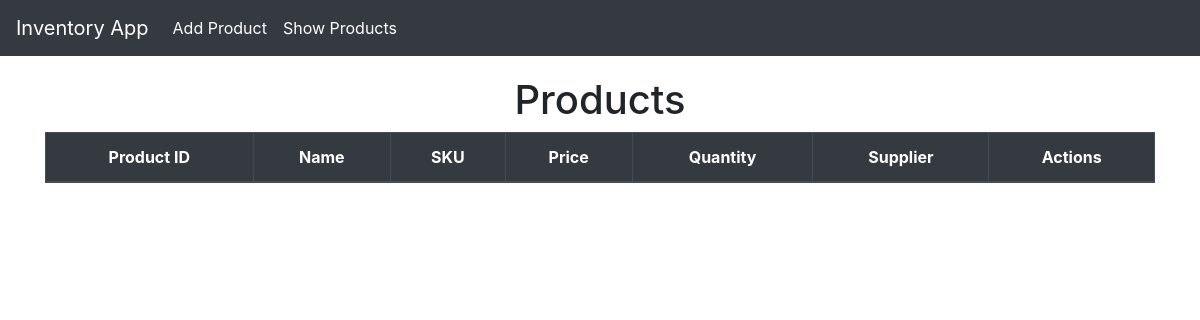
The page /list/ on the database as committed earlier.
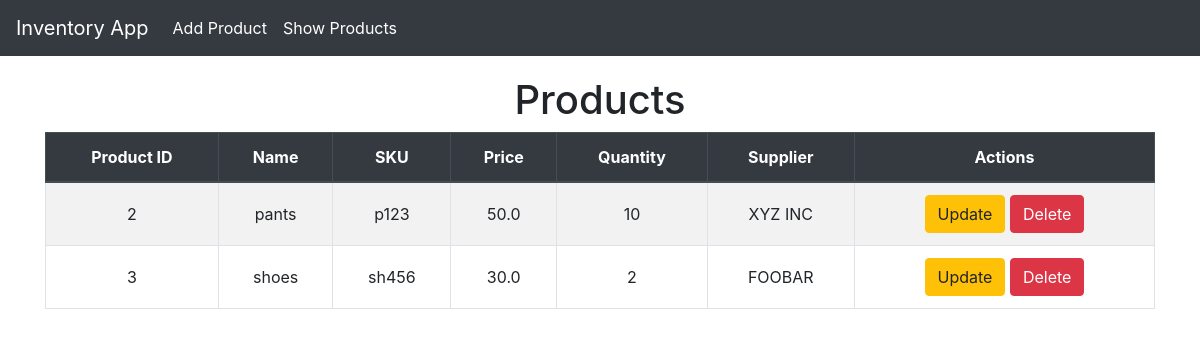
The same page on the database as committed later.
### invApp/models.py (models this page shows, shortened)
class Product(models.Model):
    product_id = models.AutoField(primary_key=True)
    name = models.CharField(max_length=100)
    sku = models.CharField(max_length=50, unique=True)
    price = models.FloatField()
    quantity = models.IntegerField()
    supplier = models.CharField(max_length=100)

### invApp/views.py (the view)
# urls.py: path('list/', views.product_list_view, name="product_list"),
def product_list_view(request):
    products = Product.objects.all()
    return render(request, 'invApp/product_list.html', {'products':products})

### invApp/templates/invApp/product_list.html (shortened to what this page needs)
{% extends "invApp/layout.html" %}
{% block content %}
    <h1 class="text-center">Products</h1>
    <table class="table table-bordered table-striped text-center">
        <thead class="thead-dark">
            <tr>
                <th>Product ID</th>
                <th>Name</th>
                <th>SKU</th>
                <th>Price</th>
                <th>Quantity</th>
                <th>Supplier</th>
                <th>Actions</th>
            </tr>
        </thead>
        <tbody>
            {% for product in products %}
            <tr>
                <td>{{ product.product_id }}</td>
                <td>{{ product.name }}</td>
                <td>{{ product.sku }}</td>
                <td>{{ product.price }}</td>
                <td>{{ product.quantity }}</td>
                <td>{{ product.supplier }}</td>
                <td>
                    <a href="{% url 'product_update' product.product_id %}" class="btn btn-warning">Update</a>
                    <a href="{% url 'product_delete' product.product_id %}" class="btn btn-danger">Delete</a>
                </td>
            </tr>
            {% endfor %}
        </tbody>
    </table>
{% endblock %}

### invApp/templates/invApp/layout.html (shortened to what this page needs)
<!DOCTYPE html>
<html lang="en">
  <head>
    <link href="https://cdn.jsdelivr.net/npm/bootstrap@4.5.2/dist/css/bootstrap.min.css" rel="stylesheet" />
  </head>
  <body>
    <nav class="navbar navbar-expand-lg navbar-dark fixed-top">
      <a href="{% url 'home' %}" class="navbar-brand">Inventory App</a>
      <div class="collapse navbar-collapse" id="navbarNav">
        <ul class="navbar-nav">
          <li class="nav-item">
            <a href="{% url 'product_create' %}" class="nav-link">Add Product</a>
          </li>
          <li class="nav-item">
            <a href="{% url 'product_list' %}" class="nav-link">Show Products</a>
          </li>
        </ul>
      </div>
    </nav>
    <div class="container">
      {% block content %}
      {% endblock %}
    </div>
  </body>
</html>

### invApp/templates/invApp/layout.html (style rules this page uses)
body { padding-top: 56px; }
.navbar { background-color: #343a40; }
.navbar-brand, .nav-link { color: #fff !important; }
.container { margin-top: 20px; }
.table th, .table td { vertical-align: middle; }

Rows that differ between the two databases and show on the page:
added Product: product_id "2", name "pants", sku "p123", price "50.0", quantity "10", supplier "XYZ INC"
added Product: product_id "3", name "shoes", sku "sh456", price "30.0", quantity "2", supplier "FOOBAR"
